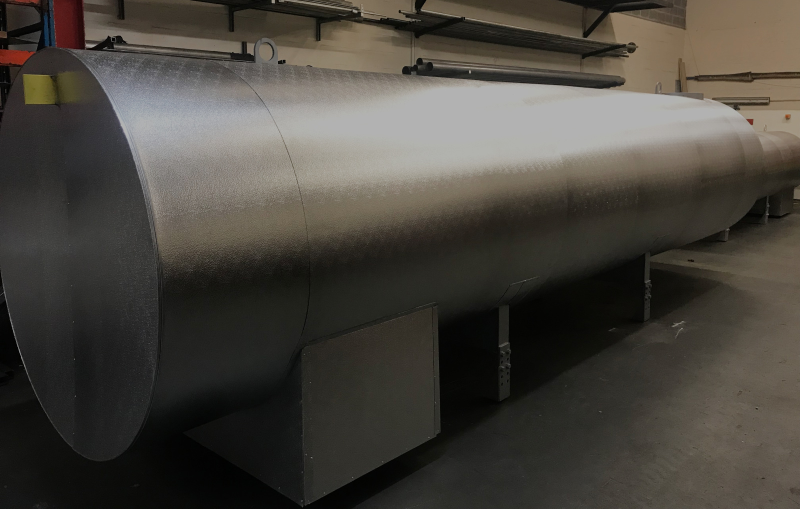
#> input picture src/assets/images/legacy/slide1122.jpg, 1600 x 1018 px (shown at 1/2 size)
$ python make_og.py
#> lines starting #> are read from the running program, lines starting #| are printed output that depends on the picture
"""Generate public/og-default.jpg (1200x630) from the legacy hero slide.

Run: tools/.venv/Scripts/python.exe -I tools/og/make_og.py
"""
from pathlib import Path
from PIL import Image, ImageEnhance

ROOT = Path(__file__).resolve().parents[2]
SRC = ROOT / "src/assets/images/legacy/slide1122.jpg"
OUT = ROOT / "public/og-default.jpg"
W, H = 1200, 630

img = Image.open(SRC).convert("RGB")
#> img is the input picture: PIL image 1600x1018 RGB; mean R, G, B 72.2, 68.4, 61.6
sw, sh = img.size
#> sw = 1600; sh = 1018
# Centre-crop to the 1200:630 ratio, then scale down (source is larger, no upscaling).
ratio = W / H
if sw / sh > ratio:
    cw, ch = round(sh * ratio), sh
else:
    cw, ch = sw, round(sw / ratio)
#> cw = 1600; ch = 840
left, top = (sw - cw) // 2, (sh - ch) // 2
#> left = 0; top = 89
img = img.crop((left, top, left + cw, top + ch)).resize((W, H), Image.LANCZOS)
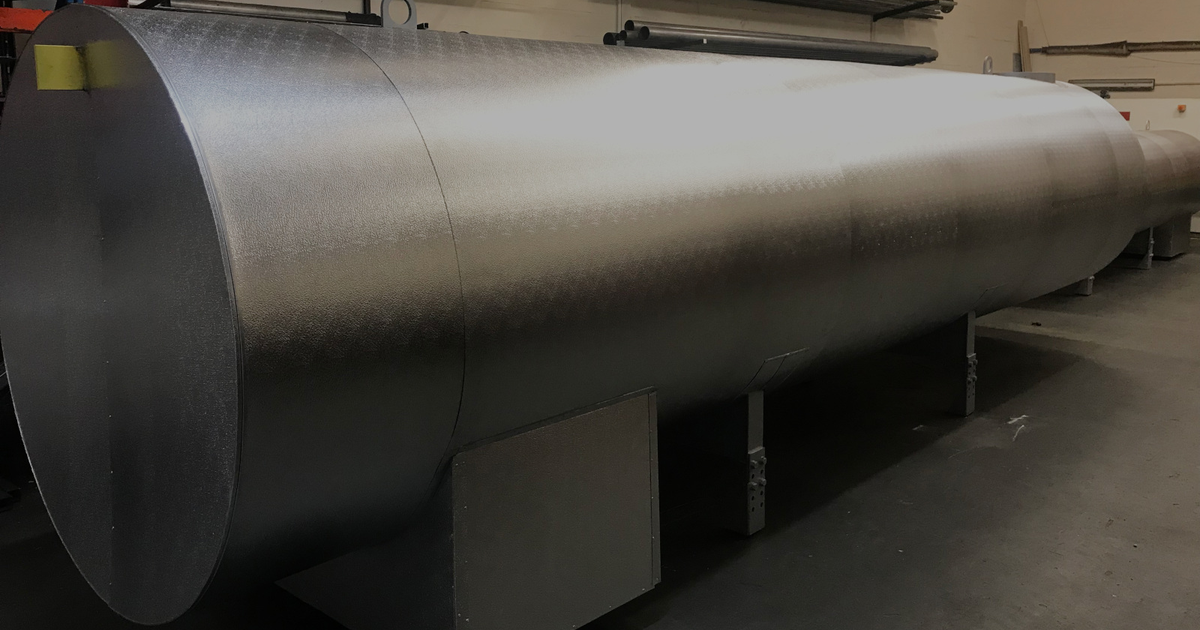
#> img: PIL image 1200x630 RGB; mean R, G, B 74.9, 71.5, 65.1
img = ImageEnhance.Brightness(img).enhance(0.85)
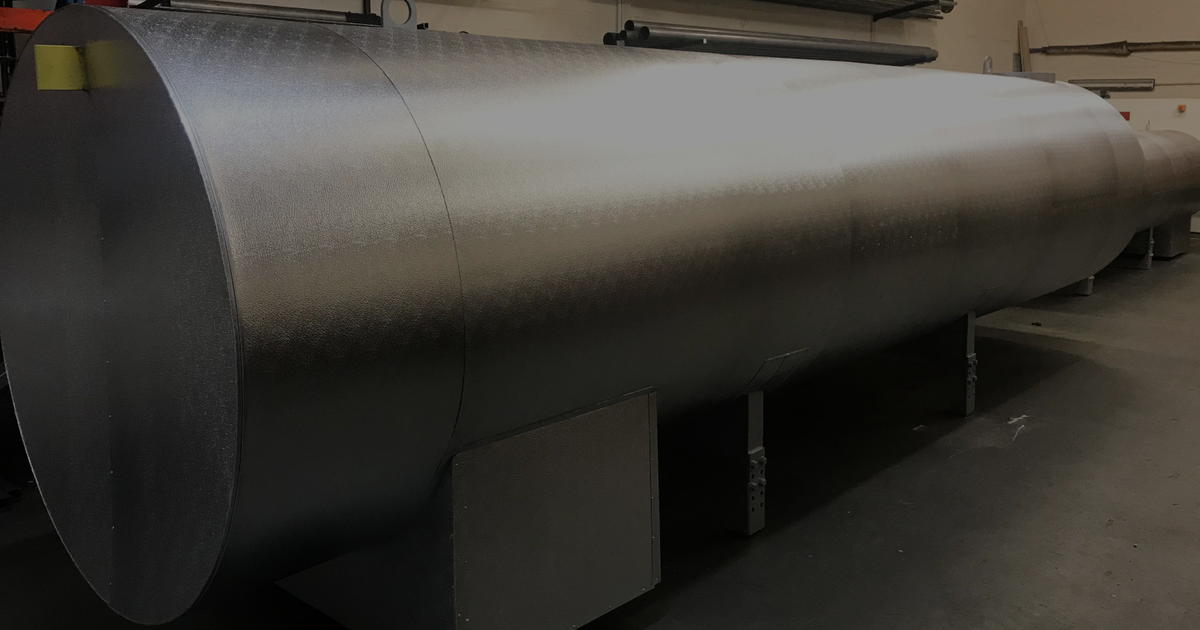
#> img: PIL image 1200x630 RGB; mean R, G, B 63.2, 60.3, 54.9
img.save(OUT, "JPEG", quality=82, optimize=True, progressive=True)
print(f"wrote {OUT} {img.size}")
#| wrote public/og-default.jpg (1200, 630)
